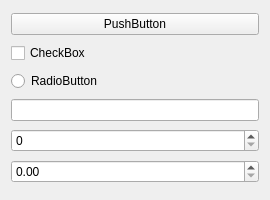
<?xml version="1.0" encoding="UTF-8"?>
<ui version="4.0">
 <class>MyWidget</class>
 <widget class="QWidget" name="MyWidget">
  <property name="geometry">
   <rect>
    <x>0</x>
    <y>0</y>
    <width>270</width>
    <height>200</height>
   </rect>
  </property>
  <property name="windowTitle">
   <string>Form</string>
  </property>
  <layout class="QVBoxLayout" name="verticalLayout">
   <item>
    <widget class="QPushButton" name="pushButton">
     <property name="text">
      <string>PushButton</string>
     </property>
    </widget>
   </item>
   <item>
    <widget class="QCheckBox" name="checkBox">
     <property name="text">
      <string>CheckBox</string>
     </property>
    </widget>
   </item>
   <item>
    <widget class="QRadioButton" name="radioButton">
     <property name="text">
      <string>RadioButton</string>
     </property>
    </widget>
   </item>
   <item>
    <widget class="QLineEdit" name="lineEdit"/>
   </item>
   <item>
    <widget class="QSpinBox" name="spinBox"/>
   </item>
   <item>
    <widget class="QDoubleSpinBox" name="doubleSpinBox"/>
   </item>
  </layout>
 </widget>
 <resources/>
 <connections/>
</ui>
